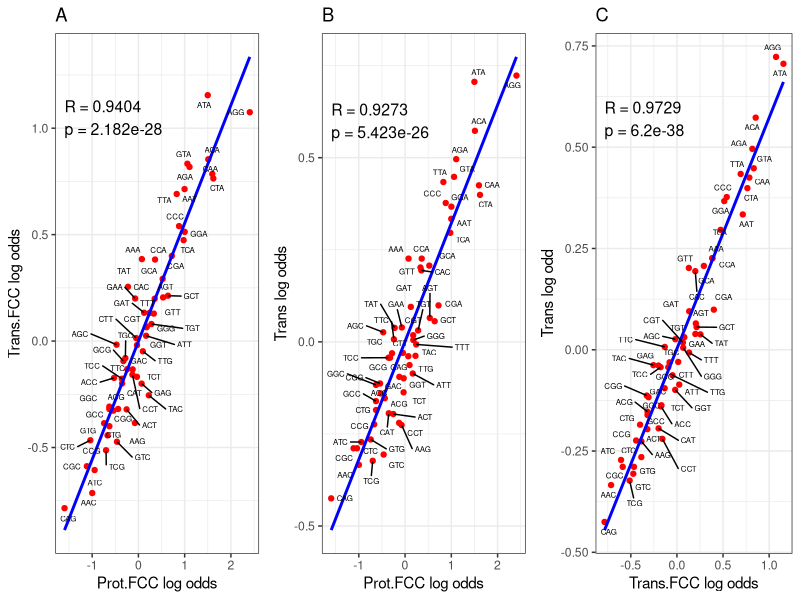

Generate this figure with R:
library(ggplot2)
library(ggrepel)
library(gridExtra)

prot_FCC <- read.csv("Prot_FCC_log_odds.csv")
trans_FCC <- read.csv("Trans_FCC_log_odds.csv")
trans <- read.csv("Trans_log_odds.csv")

#Rename columns of the log_odds in each 
names(prot_FCC)[names(prot_FCC) == "Log_Odds"] <- "Prot.FCC.odds"
names(trans_FCC)[names(trans_FCC) == "Log_Odds"] <- "Trans.FCC.odds"
names(trans)[names(trans) == "Log_Odds"] <- "Trans.odds"
#Renaming the columns of the std errors in each 
names(prot_FCC)[names(prot_FCC) == "Std_Error"] <- "Prot.FCC.Std"
names(trans_FCC)[names(trans_FCC) == "Std_Error"] <- "Trans.FCC.Std"
names(trans)[names(trans) == "Std_Error"] <- "Trans.Std"

merged_list <- list(prot_FCC, trans_FCC, trans)
#Merging the data frames within merged_list using the base reduce function -- this is not the most efficient for large data sets -
#Consider using the reduce() function from tidyverse as it is more fast/efficient
merged_df <- Reduce(function(x,y) merge(x,y, by = c("Amino_acid","Codon"), all=TRUE), merged_list)

merged_df <- merged_df[, c("Amino_acid", "Codon",  
                           "Prot.FCC.odds", "Prot.FCC.Std", 
                           "Trans.FCC.odds", "Trans.FCC.Std",  
                           "Trans.odds", "Trans.Std", 
                           "Last_base")]
                    
#Extracting the log odds columns from each df
Prot_FCC <- unlist(merged_df$Prot.FCC.odds)
Trans_FCC <- unlist(merged_df$Trans.FCC.odds)
Trans <- unlist(merged_df$Trans.odds)
#Performing a pearson correlation test between the three metrics
cor_test1 <- cor.test(Prot_FCC, Trans_FCC, method = "pearson")
cor_test2 <- cor.test(Prot_FCC, Trans, method = "pearson")
cor_test3 <- cor.test(Trans, Trans_FCC, method = "pearson")
#Pulling out the R-values and P-values to a variable
r1_value <- round(cor_test1$estimate, digits = 4)
p1_value <- signif(cor_test1$p.value, digits = 4)
r2_value <- round(cor_test2$estimate, digits = 4)
p2_value <- signif(cor_test2$p.value, digits = 4)
r3_value <- round(cor_test3$estimate, digits = 4)
p3_value <- signif(cor_test3$p.value, digits = 4)

                    
  p1 <- ggplot(merged_df, aes(x = merged_df$Prot.FCC.odds, y = merged_df$Trans.FCC.odds)) +
    geom_point(color = "red") +  
    geom_smooth(method = "lm", color = "blue", se = FALSE) +  
    geom_text_repel(aes(label = Codon), size = 2, max.overlaps = Inf) +  
    labs(x = "Prot.FCC log odds", y = "Trans.FCC log odds", title = "A") +
    annotate("text", x = min(merged_df$Prot.FCC.odds), y = 1.05,
             label = paste0("R = ", r1_value, "\np = ", p1_value),
             hjust = 0, size = 4) +
    theme(aspect.ratio=1) +
    theme_bw()
  
  p2 <- ggplot(merged_df, aes(x = merged_df$Prot.FCC.odds, y = merged_df$Trans.odds)) +
    geom_point(color = "red") +  
    geom_smooth(method = "lm", color = "blue", se = FALSE) +  
    geom_text_repel(aes(label = Codon), size = 2, max.overlaps = Inf) +  
    labs(x = "Prot.FCC log odds", y = "Trans log odds", title = "B") +
    annotate("text", x = min(merged_df$Prot.FCC.odds), y = 0.6,
             label = paste0("R = ", r2_value, "\np = ", p2_value),
             hjust = 0, size = 4) +
    theme(aspect.ratio=1) +
    theme_bw()

p3 <- ggplot(merged_df, aes(x = merged_df$Trans.FCC.odds, y = merged_df$Trans.odds)) +
    geom_point(color = "red") +  
    geom_smooth(method = "lm", color = "blue", se = FALSE) +  
    geom_text_repel(aes(label = Codon), size = 2, max.overlaps = Inf) +  
    labs(x = "Trans.FCC log odds", y = "Trans log odd", title = "C") +
    annotate("text", x = min(merged_df$Trans.FCC.odds), y = 0.57,
             label = paste0("R = ", r3_value, "\np = ", p3_value),
             hjust = 0, size = 4) +
    theme(aspect.ratio=1) +
    theme_bw()
pdf("Figure_2C-E.pdf", height=5, width=15)
grid.arrange(p1, p2, p3, nrow = 1)

dev.off()



 
